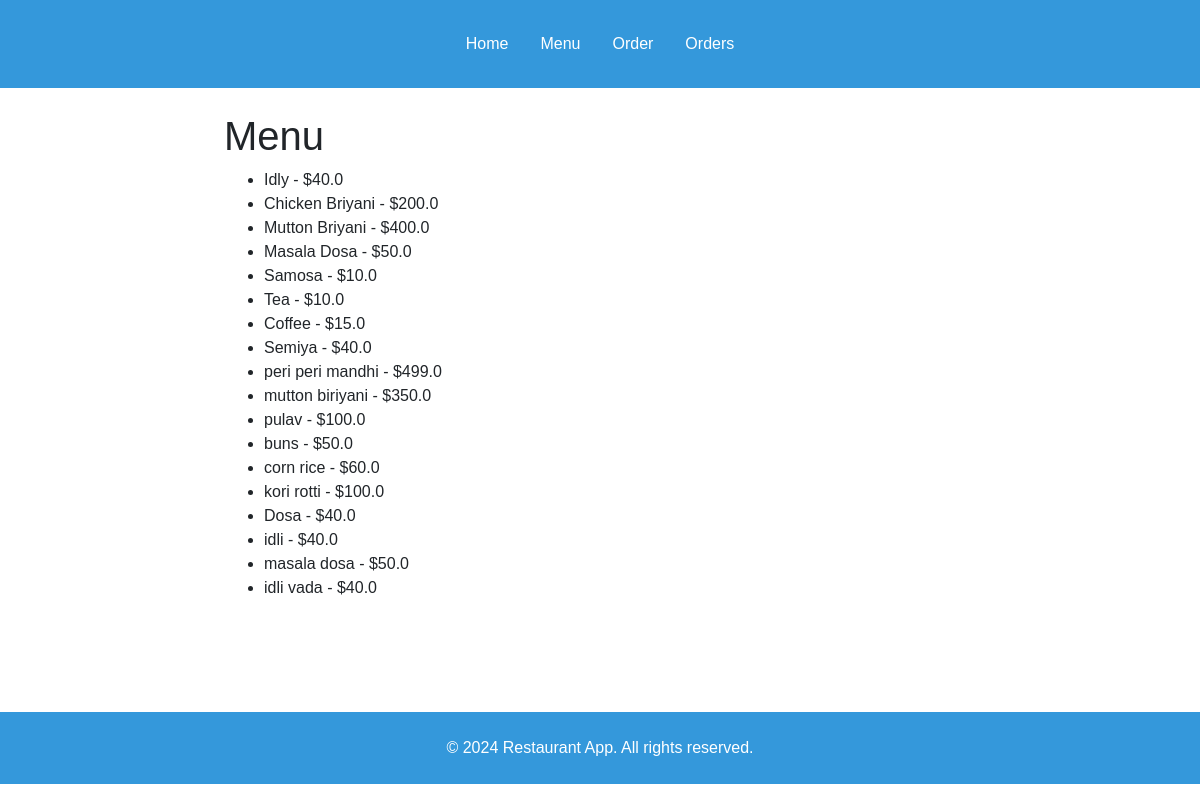
The page /menu on the database its author committed.
### app.py (models this page shows, shortened)
class MenuItem(db.Model):
    id = db.Column(db.Integer, primary_key=True)
    name = db.Column(db.String(100), nullable=False)
    price = db.Column(db.Float, nullable=False)

### app.py (the view)
@app.route('/menu')
def menu():
    menu_items = MenuItem.query.all()
    return render_template('menu.html', menu_items=menu_items)

### templates/menu.html (shortened to what this page needs)
{% extends "base.html" %}
{% block content %}
    <h1>Menu</h1>
    <ul>
    {% for menu_item in menu_items %}
        <li>{{ menu_item.name }} - ${{ menu_item.price }}</li>
    {% endfor %}
    </ul>
{% endblock %}

### templates/base.html (shortened to what this page needs)
<!DOCTYPE html>
<html lang="en">
<head>
    <link rel="stylesheet" href="https://maxcdn.bootstrapcdn.com/bootstrap/4.0.0/css/bootstrap.min.css">
    <link rel="stylesheet" href="{{ url_for('static', filename='styles.css') }}">
</head>
<body>
    <header class="bg-primary text-white text-center p-4">
        <nav>
            <ul class="nav justify-content-center">
                <li class="nav-item"><a class="nav-link" href="{{ url_for('home') }}">Home</a></li>
                <li class="nav-item"><a class="nav-link" href="{{ url_for('menu') }}">Menu</a></li>
                <li class="nav-item"><a class="nav-link" href="{{ url_for('order') }}">Order</a></li>
                <li class="nav-item"><a class="nav-link" href="{{ url_for('owner') }}">Orders</a></li>
            </ul>
        </nav>
    </header>
    <main class="container p-4">
        {% block content %}{% endblock %}
    </main>
    <footer class="bg-primary text-white text-center p-4 mt-4">
        &copy; 2024 Restaurant App. All rights reserved.
    </footer>
</body>
</html>

### static/styles.css (style rules this page uses)
body { font-family: Arial, sans-serif; }
main { min-height: 600px; }
.bg-primary { background-color: #3498db !important; }
.nav-link { color: #fff !important; }
.container { max-width: 800px; }
footer { background-color: #2ecc71 !important; }

### rows shown on the page
MenuItem: name "Idly", price "40.0"
MenuItem: name "Chicken Briyani", price "200.0"
MenuItem: name "Mutton Briyani", price "400.0"
MenuItem: name "Masala Dosa", price "50.0"
MenuItem: name "Samosa", price "10.0"
MenuItem: name "Tea", price "10.0"
MenuItem: name "Coffee", price "15.0"
MenuItem: name "Semiya", price "40.0"
MenuItem: name "peri peri mandhi", price "499.0"
MenuItem: name "mutton biriyani", price "350.0"
MenuItem: name "pulav", price "100.0"
MenuItem: name "buns", price "50.0"
MenuItem: name "corn rice", price "60.0"
MenuItem: name "kori rotti", price "100.0"
MenuItem: name "Dosa", price "40.0"
MenuItem: name "idli", price "40.0"
MenuItem: name "masala dosa", price "50.0"
MenuItem: name "idli vada", price "40.0"
